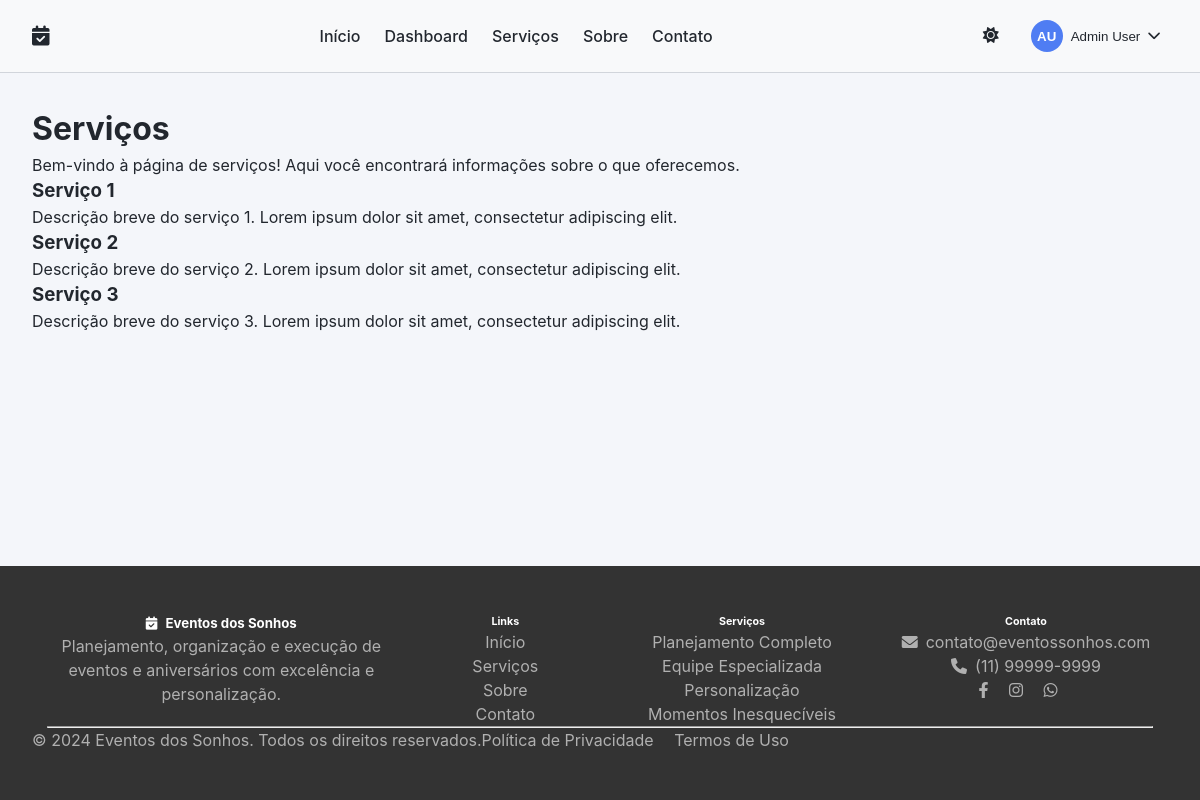
Page /services (signed in) on the committed database.
### app.py (models this page shows, shortened)
class User(UserMixin, db.Model):
    id = db.Column(db.Integer, primary_key=True)
    first_name = db.Column(db.String(100), nullable=False)
    last_name = db.Column(db.String(100), nullable=False)
    email = db.Column(db.String(100), unique=True, nullable=False)
    password_hash = db.Column(db.String(200), nullable=False)
    phone = db.Column(db.String(20))
    bio = db.Column(db.Text)
    created_at = db.Column(db.DateTime, default=datetime.utcnow)
    events = db.relationship('Event', backref='creator', lazy=True)
    participations = db.relationship('Participation', backref='user', lazy=True)

### app.py (the view)
@app.route('/services')
def services():
    return render_template('services.html', user=current_user if current_user.is_authenticated else None)

### app.py (called while the page is built)
@login_manager.user_loader
def load_user(user_id):
    return User.query.get(int(user_id))

### templates/services.html (shortened to what this page needs)
{% extends 'base.html' %}
{% block content %}
<div class="page-container">
    <div class="page-header">
        <h1>Serviços</h1>
        <p>Bem-vindo à página de serviços! Aqui você encontrará informações sobre o que oferecemos.</p>
    </div>
    <div class="services-list">
        <div class="service-item">
            <h3>Serviço 1</h3>
            <p>Descrição breve do serviço 1. Lorem ipsum dolor sit amet, consectetur adipiscing elit.</p>
        </div>
        <div class="service-item">
            <h3>Serviço 2</h3>
            <p>Descrição breve do serviço 2. Lorem ipsum dolor sit amet, consectetur adipiscing elit.</p>
        </div>
        <div class="service-item">
            <h3>Serviço 3</h3>
            <p>Descrição breve do serviço 3. Lorem ipsum dolor sit amet, consectetur adipiscing elit.</p>
        </div>
    </div>
</div>
{% endblock %}

### templates/base.html (shortened to what this page needs)
<!DOCTYPE html>
<html lang="en">
<head>
    <link rel="stylesheet" href="{{ url_for('static', filename='css/style.css') }}">
    <link rel="stylesheet" href="{{ url_for('static', filename='css/base.css') }}">
    <link rel="stylesheet" href="{{ url_for('static', filename='css/header.css') }}">
    <link rel="stylesheet" href="{{ url_for('static', filename='css/footer.css') }}">
    <link rel="stylesheet" href="{{ url_for('static', filename='css/forms.css') }}">
    <link rel="stylesheet" href="{{ url_for('static', filename='css/dashboard.css') }}">
    <link rel="stylesheet" href="https://cdnjs.cloudflare.com/ajax/libs/font-awesome/6.0.0-beta3/css/all.min.css">
</head>
<body class="{{ 'dark-theme' if session.get('dark_mode') else '' }}">
    <header>
        <div class="logo">
            <a href="{{ url_for('index') }}">
                <i class="fas fa-calendar-check"></i>
            </a>
        </div>
        <nav>
            <ul class="nav-links">
                <li><a href="{{ url_for('index') }}">Início</a></li>
                {% if user %}
                <li><a href="{{ url_for('dashboard') }}">Dashboard</a></li>
                {% endif %}
                <li><a href="{{ url_for('services') }}">Serviços</a></li>
                <li><a href="{{ url_for('about') }}">Sobre</a></li>
                <li><a href="{{ url_for('contact') }}">Contato</a></li>
            </ul>
        </nav>
        <div class="auth-buttons">
            <button class="theme-toggle" onclick="toggleDarkMode()">
                <i class="{{ 'fas fa-sun' if session.get('dark_mode') else 'fas fa-moon' }}"></i>
            </button>
            {% if current_user.is_authenticated %}
                <div class="dropdown">
                    <button class="user-button">
                        <div class="avatar">{{ current_user.first_name[0] }}{{ current_user.last_name[0] }}</div>
                        <span>{{ current_user.first_name }} {{ current_user.last_name }}</span>
                        <i class="fas fa-chevron-down"></i>
                    </button>
                </div>
            {% else %}
                <a href="{{ url_for('login') }}" class="btn btn-primary">Entrar</a>
                <a href="{{ url_for('register') }}" class="btn btn-primary">Cadastrar</a>
            {% endif %}
        </div>
    </header>
    <main>
        {% block content %}{% endblock %}
    </main>
    {% include 'footer.html' %}
</body>
</html>

### static/css/style.css (style rules this page uses)
:root { --primary-color: #4f7df3; --primary-hover: #3a68d8; --secondary-color: #6c757d; --success-color: #28a745; --danger-color: #dc3545; --warning-color: #ffc107; --info-color: #17a2b8; --light-color: #f8f9fa; --dark-color: #f8f9fa; --darker-color: #e9ecef; --text-color: #22272e; --text-muted: #6c757d; --border-color: #d1d5db; --card-bg: #fff; --body-bg: #f4f6fa; --input-bg: #fff; --input-border: #d1d5db; --input-focus: #4f7df3; --font-family: 'Inter', -apple-system, BlinkMacSystemFont, 'Segoe UI', Roboto, Oxygen, Ubuntu, Cantarell, 'Open Sans', 'Helvetica Neue', sans-serif; --shadow-sm: 0 1px 2px 0 rgba(0, 0, 0, 0.05); --shadow: 0 1px 3px 0 rgba(0, 0, 0, 0.1), 0 1px 2px 0 rgba(0, 0, 0, 0.06); --shadow-md: 0 4px 6px -1px rgba(0, 0, 0, 0.1), 0 2px 4px -1px rgba(0, 0, 0, 0.06); --shadow-lg: 0 10px 15px -3px rgba(0, 0, 0, 0.1), 0 4px 6px -2px rgba(0, 0, 0, 0.05); --shadow-xl: 0 20px 25px -5px rgba(0, 0, 0, 0.1), 0 10px 10px -5px rgba(0, 0, 0, 0.04); --transition: all 0.3s ease; --radius-sm: 0.2rem; --radius: 0.375rem; --radius-md: 0.5rem; --radius-lg: 0.75rem; --radius-xl: 1rem; --radius-full: 9999px; }
body { background-color: var(--body-bg); color: var(--text-color); }
* { margin: 0; padding: 0; box-sizing: border-box; }
body { font-family: var(--font-family); background-color: var(--body-bg); color: var(--text-color); line-height: 1.5; min-height: 100vh; display: flex; flex-direction: column; }
a { color: var(--primary-color); text-decoration: none; transition: var(--transition); }
ul { list-style: none; }
header { background-color: var(--darker-color); padding: 1rem 2rem; display: flex; justify-content: space-between; align-items: center; border-bottom: 1px solid var(--border-color); }
.logo a { display: flex; align-items: center; gap: 0.5rem; color: var(--text-color); font-weight: 700; font-size: 1.25rem; }
.nav-links { display: flex; gap: 1.5rem; }
.nav-links a { color: var(--text-color); font-weight: 500; }
.auth-buttons { display: flex; align-items: center; gap: 1rem; }
.theme-toggle { background: none; border: none; color: var(--text-color); cursor: pointer; font-size: 1rem; padding: 0.5rem; border-radius: var(--radius-full); transition: var(--transition); }
.dropdown { position: relative; }
.user-button { display: flex; align-items: center; gap: 0.5rem; background: none; border: none; color: var(--text-color); cursor: pointer; padding: 0.25rem 0.5rem; border-radius: var(--radius); transition: var(--transition); }
.avatar { width: 2rem; height: 2rem; border-radius: var(--radius-full); background-color: var(--primary-color); color: white; display: flex; align-items: center; justify-content: center; font-weight: 600; }
main { flex: 1; padding: 2rem; max-width: 1200px; margin: 0 auto; width: 100%; }

### static/css/base.css (style rules this page uses)
:root { --primary-color: #4f7df3; --primary-hover: #3a68d8; --secondary-color: #6c757d; --success-color: #28a745; --danger-color: #dc3545; --warning-color: #ffc107; --info-color: #17a2b8; --light-color: #f8f9fa; --dark-color: #121826; --text-color: #22272e; --text-muted: #6c757d; --border-color: #d1d5db; --card-bg: #fff; --body-bg: #f4f6fa; --font-family: 'Inter', sans-serif; --radius: 0.375rem; --transition: all 0.3s ease; }
body { font-family: var(--font-family); background-color: var(--body-bg); color: var(--text-color); line-height: 1.5; margin: 0; padding: 0; }
a { color: var(--primary-color); text-decoration: none; transition: var(--transition); }
ul { list-style: none; padding: 0; margin: 0; }

### static/css/header.css (style rules this page uses)
header { background-color: var(--light-color); color: var(--text-color); padding: 1rem 2rem; display: flex; justify-content: space-between; align-items: center; border-bottom: 1px solid var(--border-color); transition: var(--transition); }
.logo a { display: flex; align-items: center; gap: 0.5rem; color: inherit; font-weight: 700; font-size: 1.25rem; }
.nav-links { display: flex; gap: 1.5rem; }
.nav-links a { color: inherit; font-weight: 500; }

### static/css/forms.css (style rules this page uses)
button { padding: 0.75rem 1.5rem; border: none; border-radius: var(--radius); background-color: var(--primary-color); color: var(--light-color); cursor: pointer; transition: var(--transition); }

### rows in the picture
User: first_name "A", last_name "U", first_name "Admin", last_name "User"
